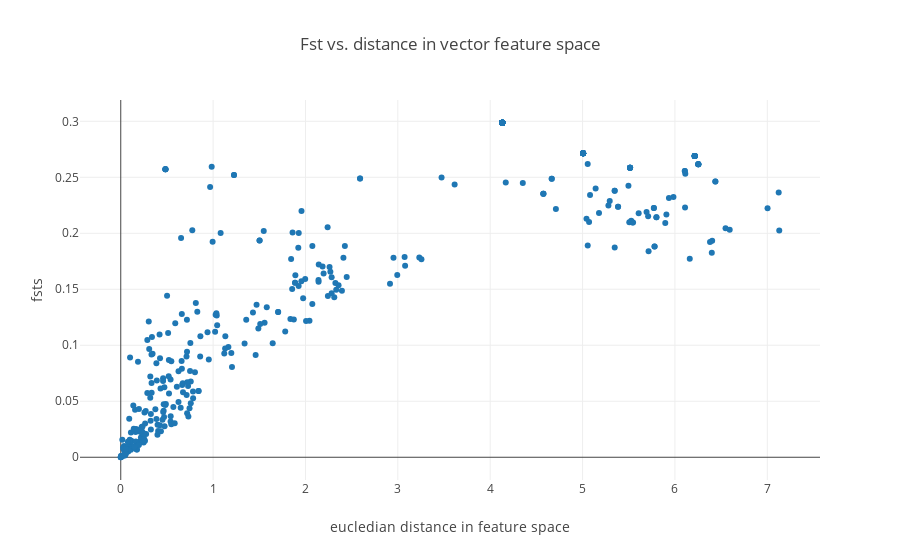

The cell this chart's notebook holds for it:
### Code cell
fig_data= [go.Scatter(
x= Distances_crawl,
y= Fsts_crawl,
mode= 'markers',
name= 'fst vs distances'
)
]

layout = go.Layout(
    title= 'Fst vs. distance in vector feature space',
    yaxis=dict(
        title='fsts'),
    xaxis=dict(
        title='eucledian distance in feature space')
)

fig= go.Figure(data=fig_data, layout=layout)
iplot(fig)

### Figure 1 — Plotly figure (JSON) as saved in the notebook; plotly's stock layout.template omitted (floating-point values rounded to 4 significant figures; data arrays with more than 128 entries replaced by an {"elided": "..."} marker saying what was removed)
{"data": [{"mode": "markers", "name": "fst vs distances", "type": "scatter", "uid": "1430c88d-48c8-4066-9710-ebeed9fb2467", "x": {"elided": "400 float values"}, "y": {"elided": "400 float values"}}], "layout": {"title": "Fst vs. distance in vector feature space", "xaxis": {"title": "eucledian distance in feature space"}, "yaxis": {"title": "fsts"}}}
